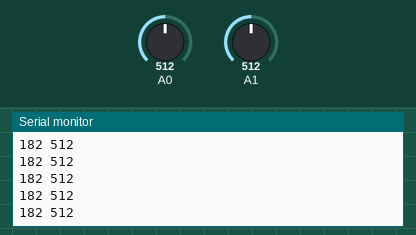
The sketch below on a simulated Arduino Uno, built with avr-gcc and run on an emulated ATmega328P. Parts: the last lines printed to the serial monitor. The test bench sets the inputs (shaded band); at power-on: A1 = 512, A0 = 512.

Above: at 1.2 s.
1.3 s: A1 set to 11
At 1.33 s:
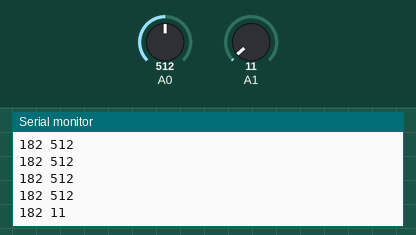
2.8 s: A1 set to 8
At 2.8 s:
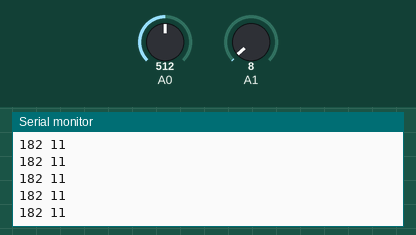
Timing chart, 0 to 5.8 s (numbered marks = the images above; inputs shaded):
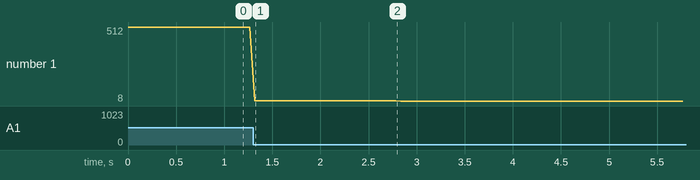

Measured:
- after the input at 1.3 s, the serial monitor: prints a new line at once (image 1)
- plotted number 1: 512 → 11 after the input at 1.3 s, 11 → 8 after the input at 2.8 s

The sketch:

multisensors2.ino
```cpp
int val[2]; // array. 2 sensors totals

void setup() {
  Serial.begin(9600); //Serial communcation set up

}

void loop() {
  //Read analaog inputs one by one and send them to Pure Data
  for(int i = 0; i < 2 ; i++){
    val[i]= analogRead(i);
    if(i==0) {
      int lumMap = map(1023-val[i], 400,1023, 0, 1023);
      Serial.print(lumMap);
    }
    else{
    Serial.print(val[i]);
    }
    Serial.print(" ");
}
Serial.println();
delay(50);
}
```
